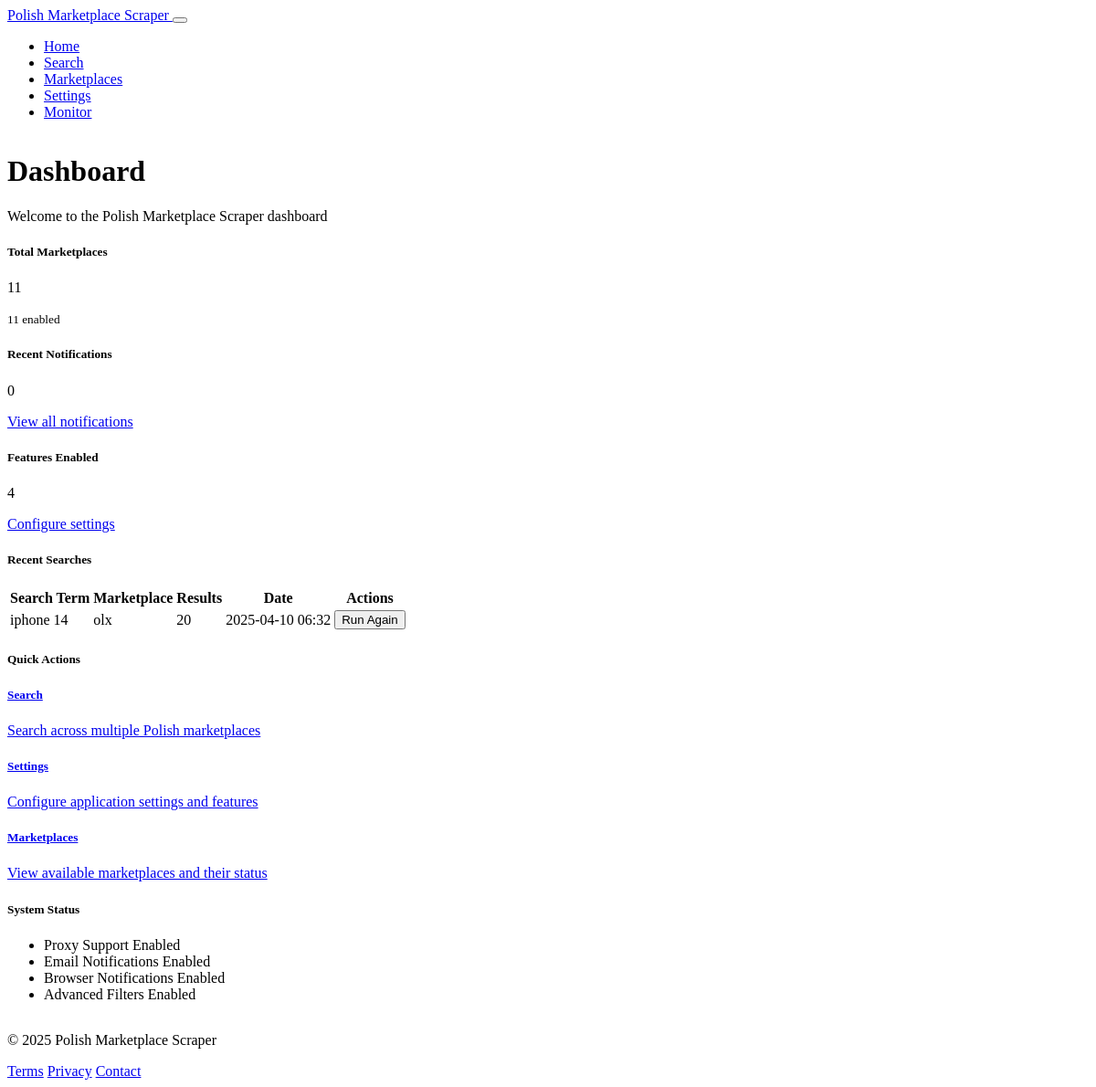
The app's page /dashboard, older data.
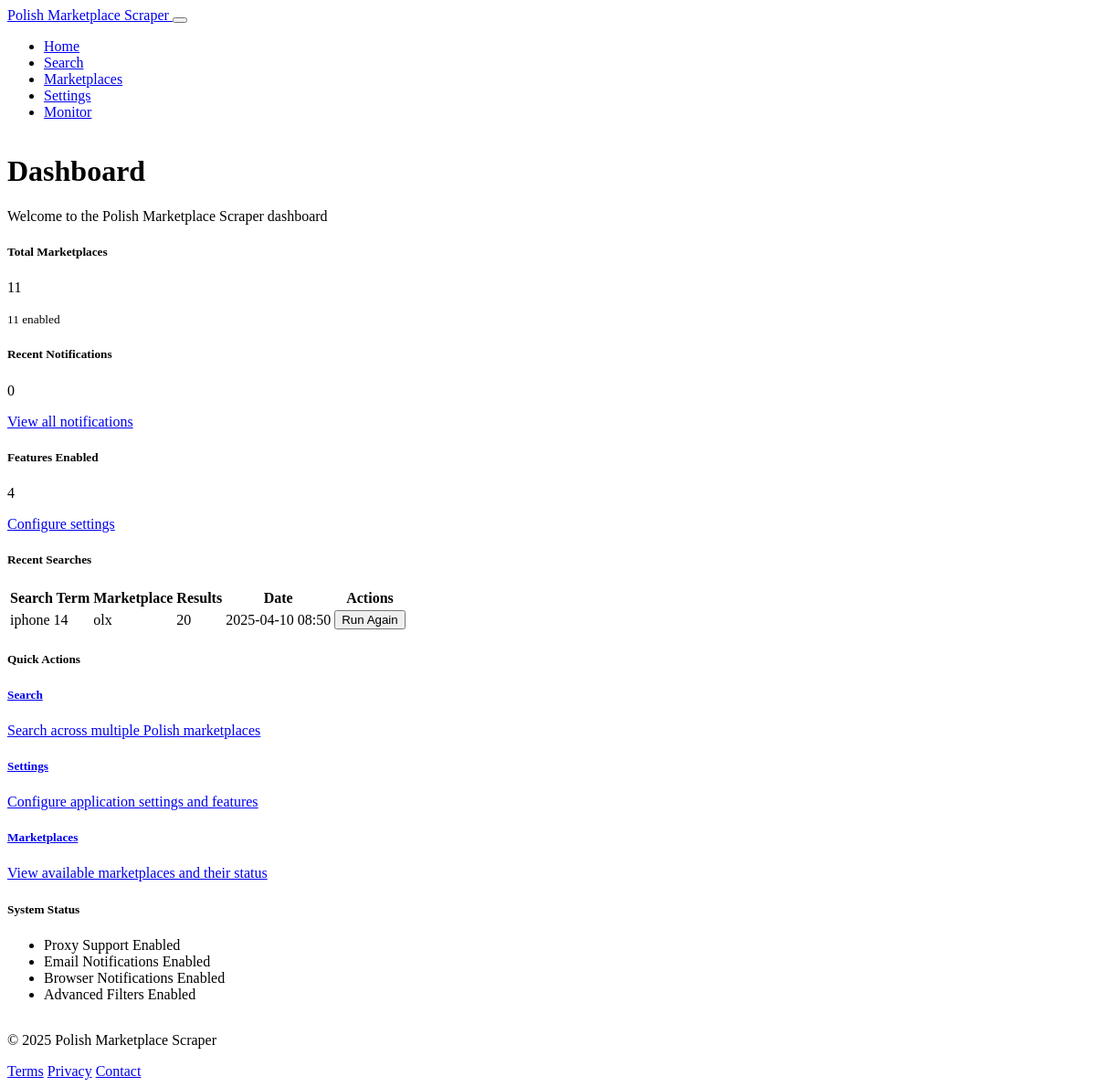
The same page, newer data.
### models.py (models this page shows, shortened)
class SearchResult(db.Model):
    id = db.Column(db.Integer, primary_key=True)
    search_term = db.Column(db.String(255), nullable=False)
    marketplace = db.Column(db.String(50), nullable=False)
    filters = db.Column(JSON, nullable=True)
    result_count = db.Column(db.Integer, default=0)
    created_at = db.Column(db.DateTime, default=datetime.utcnow)

### routes.py (the view)
@app.route('/dashboard')
def dashboard():
    total_marketplaces = Marketplace.query.count()
    enabled_marketplaces = Marketplace.query.filter_by(is_enabled=True).count()
    recent_searches = SearchResult.query.order_by(SearchResult.created_at.desc()).limit(5).all()
    return render_template(
        'dashboard.html',
        title='Dashboard',
        total_marketplaces=total_marketplaces,
        enabled_marketplaces=enabled_marketplaces,
        recent_searches=recent_searches
    )

### models.py (called while the page is built)
    @classmethod
    def is_feature_enabled(cls, feature_name):
        feature = cls.query.filter_by(name=feature_name).first()
        return feature and feature.is_enabled

### routes.py (called while the page is built)
@app.context_processor
def utility_processor():
    def format_datetime(dt):
        if not dt:
            return "N/A"
        return dt.strftime("%Y-%m-%d %H:%M")
    def format_price(price, currency="PLN"):
        """Format price for display"""
        if not price:
            return "N/A"
        return f"{price:.2f} {currency}"
    def is_feature_enabled(feature_name):
        return Feature.is_feature_enabled(feature_name)
    def get_unread_notifications_count():
        return Notification.query.filter_by(is_read=False).count()
    return dict(
        format_datetime=format_datetime,
        format_price=format_price,
        is_feature_enabled=is_feature_enabled,
        get_unread_notifications_count=get_unread_notifications_count
    )

### templates/dashboard.html (shortened to what the changed rows need)
{% extends 'base.html' %}
{% block content %}
<div class="row mb-4">
    <div class="col-md-12">
        <h1>Dashboard</h1>
    </div>
</div>
                    {% set count = 0 %}
                    {% if is_feature_enabled('use_proxies') %}{% set count = count + 1 %}{% endif %}
                    {% if is_feature_enabled('email_notifications') %}{% set count = count + 1 %}{% endif %}
                    {% if is_feature_enabled('browser_notifications') %}{% set count = count + 1 %}{% endif %}
                    {% if is_feature_enabled('advanced_filters') %}{% set count = count + 1 %}{% endif %}
<div class="row">
    <div class="col-md-8">
        <div class="card mb-4">
            <div class="card-body">
                <div class="table-responsive">
                    <table class="table table-hover">
                        <thead>
                            <tr>
                                <th>Search Term</th>
                                <th>Marketplace</th>
                                <th>Results</th>
                                <th>Date</th>
                                <th>Actions</th>
                            </tr>
                        </thead>
                        <tbody>
                            {% for search in recent_searches %}
                            <tr>
                                <td>{{ search.search_term }}</td>
                                <td>{{ search.marketplace }}</td>
                                <td>{{ search.result_count }}</td>
                                <td>{{ format_datetime(search.created_at) }}</td>
                                <td>
                                    <form action="{{ url_for('search') }}" method="post">
                                        <button type="submit" class="btn btn-sm btn-outline-primary">
                                             Run Again
                                        </button>
                                    </form>
                                </td>
                            </tr>
                            {% else %}
                            <tr>
                                <td colspan="5" class="text-center">No recent searches found</td>
                            </tr>
                            {% endfor %}
                        </tbody>
                    </table>
                </div>
            </div>
        </div>
    </div>
</div>
{% endblock %}

Row changes from the older to the newer data that the page shows:
changed SearchResult "iphone 14": created_at "2025-04-10 06:32" → "2025-04-10 08:50"
